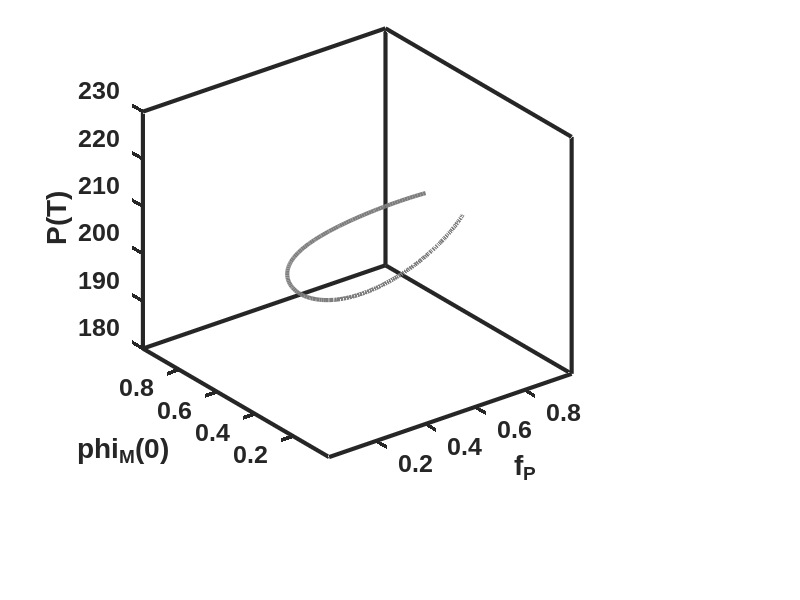
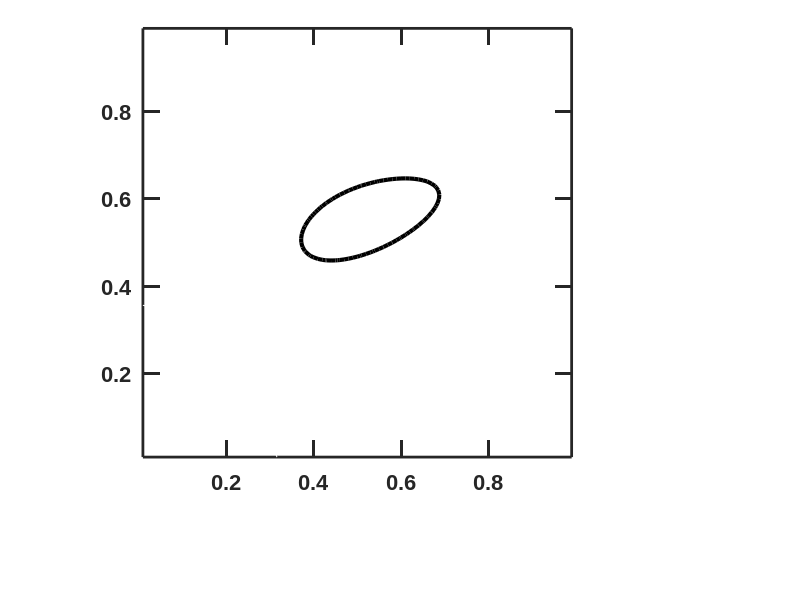

The MATLAB source for these figures, in order: (Note: this script raises an error after producing the figures.)
clear
% Percentage of Newborn biomass replaced with H biomass. For the orange attractor, spike_frac = 0.
% For the teal attractor corresponding to the 30%-H spiking strategy, spike_frac = 0.3.
spike_frac = 0.5;
% Parameters shown in Table 1
gMmax = 0.7;
gHmax = 0.3;
c_BM = 1/3;
c_RM = 1e-4;
c_RH = 1e-4;
K_MR = 1/3;
K_HR = 1/5;
K_MB = 100/3;
dM = gMmax*5e-3;
dH = gHmax*5e-3;

% N0: BM_0, R(0)=1, T0 is the maturation time
N0 = 100;
R0 = 1;
T0 = 17;

options=odeset('RelTol',1e-6,'abstol',1e-10);

% range and increment for f_P
x0=0.01;
dx=0.01;
xt=0.99;
% range and increment for phi_M(0)
y0=0.01;
dy=0.01;
yt=0.99;

xsize=round((xt-x0)/dx+1);
ysize=round((yt-y0)/dy+1);
%% Calculate the map if it hasn't been done. Otherwise just load the data in FullMap.mat. 
if ~exist('FullMap.mat')
    P = zeros(xsize,ysize); % community function at different f_P and phi_M(0)
    MfracDiff = zeros(xsize,ysize); % offspring phi_M(0) - parent phi_M(0) at different f_P and phi_M(0), no spiking
    
    m = 0; % counter for values of f_P
    
    % calculate P(T) at different f_P and phi_M(0)
    for i = x0 : dx : xt
        m = m+1; % counter for values of phi_M(0)
        n = 0;
        fp = i;
        for j = y0:dy:yt
            % parameters for differential equations
            para = [gMmax; gHmax; c_BM; c_RM; c_RH; fp; K_MR; K_HR; K_MB; dM; dH];
            % solve differential equations
            [T, X] = ode15s(@(t,x) MHDynamics(t,x,para), [0 T0], [N0*j; N0*(1-j); 0; R0; 0],options);
            if ~isreal(X)
                error('imaginary value')
            elseif nnz(X < -1e-5)>0
                error('negative value')
            end
            n = n+1;
            P(m, n)= X(end, 5);
            MfracDiff(m, n) = X(end, 1)/(X(end, 1)+X(end, 2)) - j;
        end
    end
    save('FullMap', 'P', 'MfracDiff')
else
    load('FullMap')
end
%%
% plot 3D community function landscape in Figure 2C
figure(1)
contour3((x0:dx:xt), (y0:dy:yt), P', (min(P(:)) : 200 : max(P(:))),'linewidth',3)
cm = colormap('gray');
c = 1-cm;
colormap(c)
ylim([0.01 0.99])
xlim([0.01 0.99])
set(gca,'LineWidth',3,'FontSize',18,'FontName','Arial','fontweight','bold','units','inches','position',[1 1 3 3],'ticklength',[0.04 0.04])%,'yticklabel',[])
grid off
xlabel('f_P')
ylabel('phi_M(0)')
zlabel('P(T)')
%%
% plot 2D community function landscape with attractors
MfracT = MfracDiff + ones(ysize, 1) * (y0 : dy : yt);
MfracDiff_adjusted = MfracT * (1-spike_frac) - ones(ysize, 1) * (y0 : dy : yt);
figure(2)
contour((x0:dx:xt), (y0:dy:yt), P', (min(P(:)) : 240 : max(P(:))), 'linewidth', 3);
set(gca,'LineWidth',2,'FontSize',16,'FontName','Arial','fontweight','bold','units','inches','position',[1 1 3 3],'ticklength',[0.04,0.04])%,'yticklabel',[])
cm = colormap('gray');
c = 1-cm;
colormap(c)
hold on
contour((x0:dx:xt),(y0:dy:yt), MfracDiff_adjusted', [0 0], 'color',[1 0.2 0], 'linewidth',3)
hold off
ylabel('phi_M(0)')
xlabel('f_P')

